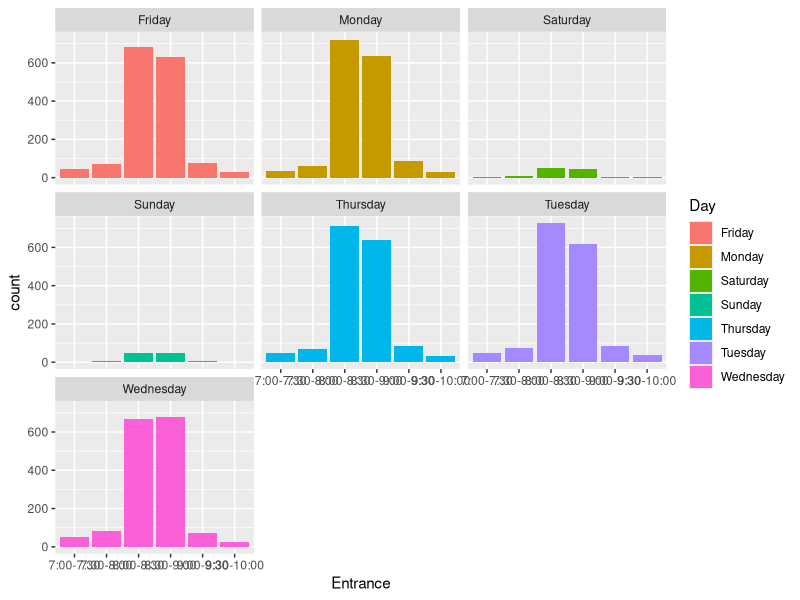

Source code (R):
#---- MODEL PARAMETERS ----
FT_STAFF <- 0.80
PT_STAFF <- 0.20

# Job title expected composition as per brief
# Unsure, better to use this or use proportion of people by faculty???
STAFF_BREAKDOWN <- c(
  "admin"=0.10,
  "executive"=0.10,
  "director"=0.05,
  "professor"=0.05,
  "associate_professor"=0.05,
  "senior_lecturer"=0.15,
  "lecturer"=0.15,
  "research_fellow"=0.25,
  "technical_support"=0.10
)

FACULTY_BREAKDOWN <- c(
  "SEIT"=0.40,
  "HASS"=0.20,
  "BUS"=0.20,
  "SCI"=0.20
)
    
# Staff hrs schedule see page 51 of EA (too much detail, ignore for now)
# https://www.hr.unsw.edu.au/services/indrel/The%20University%20of%20New%20South%20Wales%20(Professional%20Staff)%20Enterprise%20Agreement%202018.pdf

PG_STUDENT <- 0.60
UG_STUDENT <- 0.40

STUDENT_CNT <- 5000
STAFF_CNT <- 700

BASE_YEAR <- 2020
TARGET_YEAR <- 2040
TRIP_DURATION_GROWTH <- 0.15 # travel times expected to increase 15% in target year

#---- PACKAGES ----
library(tidyverse)

#---- READ CSV DATA ----
student_data <- read.csv(file = 'data/1_Students.csv')
staff_data <- read.csv(file = 'data/1_Staff.csv')

student_IDs <- read.csv(file = 'data/Group_3_StudentIDs.csv')
staff_IDs <- read.csv(file = 'data/Group_3_StaffIDs.csv')

# Blank df to tally a cumulative count of arrivals and departures
ts_count <- read.csv(file = 'data/ts_count_template.csv')

#---- GET COUNTS ----
ADFA_STUDENT_CNT <- n_distinct(student_data$ID)
ADFA_STAFF_CNT <- n_distinct(staff_data$ID)

#---- EXTRACT GROUP 3 RECORDS ----
student_sample <- filter(student_data, student_data$ID %in% student_IDs$ID)
staff_sample <- filter(staff_data, staff_data$ID %in% staff_IDs$ID)

# Write sample set to CSV for future reference
write.csv(student_sample, "Group_3_Student_Data.csv")
write.csv(staff_sample, "Group_3_Staff_Data.csv")

# Plot sample - example from week 1 tut
# TODO find out if ggplot has a Sankey chart to illustrate traffic flow
student_sample %>%
  #filter(Day == "Wednesday") %>%
  ggplot() +
  geom_bar(aes(Entrance, fill = Day)) +
  facet_wrap("Day")

#AIM 
#Need to predict trip data based on adfa campus data and above parameters

#TODO
#Flow in versus flow out - plot cumulative curve to find periods when most busy.

arrivals <- student_sample %>% 
            group_by(Day, Entrance) %>% 
            summarise(n = n())

departures <- student_sample %>% 
              group_by(Day, Exit) %>% 
              summarise(n = n())

# Expensive op but does the job
for(i  in 1:nrow(student_sample)) {
  # Look up and increment entrance time
  lookup <- paste(student_sample$Day[i], student_sample$Entrance[i], sep="_")
  r <- which(ts_count$ï..ID == lookup)
  if(length(r) > 0){
    ts_count$Entrance[r] = ts_count$Entrance[r] + 1
    print("+1")
  }
  lookup <- paste(student_sample$Day[i], student_sample$Exit[i], sep="_")
  r <- which(ts_count$ï..ID == lookup)
  if(length(r) > 0){
    ts_count$Exit[r] = ts_count$Exit[r] + 1
    print("-1")
  }
}


a <- student_sample %>% 
        group_by(Day, Entrance) %>% 
        summarise(n1 = n()) %>% 
        unite(day_time, Day:Entrance, remove = FALSE)
b <- student_sample %>%
        group_by(Day, Exit) %>% 
        summarise(n2 = n()) %>% 
        unite(day_time, Day:Exit, remove = FALSE)
c <- full_join(a, b, by="day_time")


#Analyse the adfa data, establish rates
#Apply rates and parameters to new campus population

